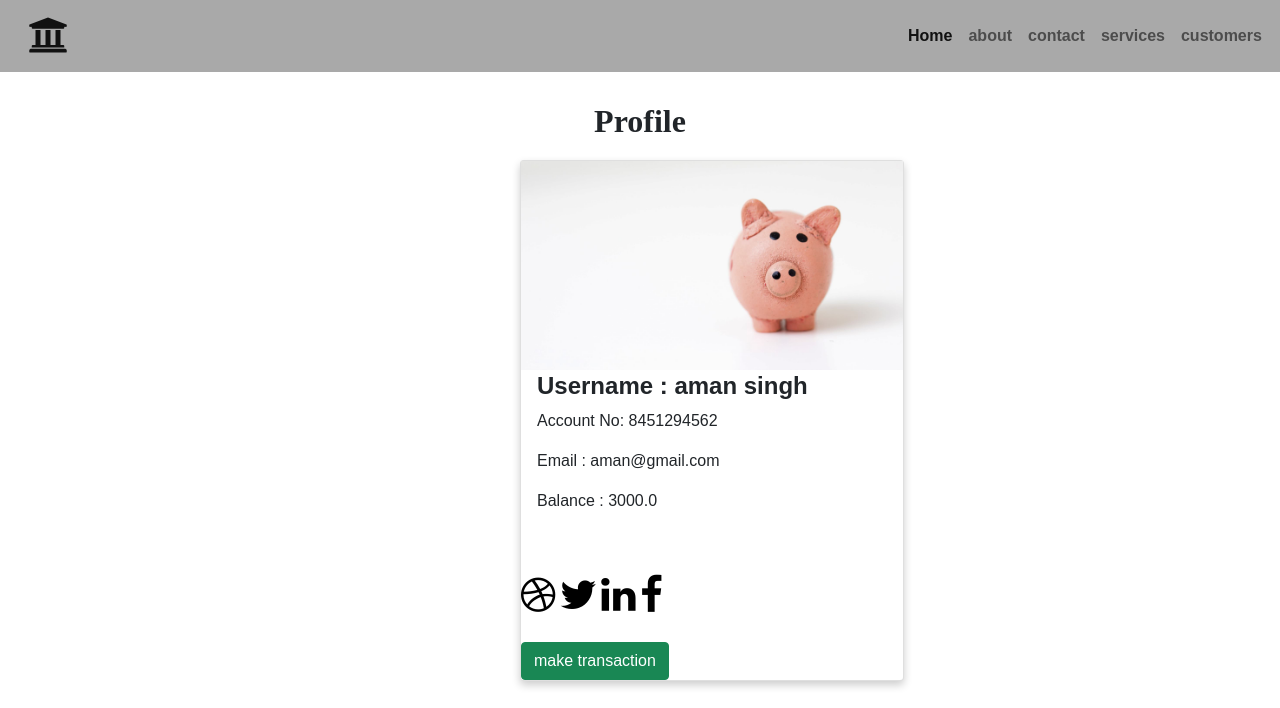
Screenshot of /view_customer/8451294562/ with the database file from the repository.
### core/models.py (models this page shows)
class Customers(models.Model):
    first_name = models.CharField(max_length=100)
    last_name = models.CharField(max_length=100)
    user_email = models.EmailField(max_length=100, unique=True)
    acoount_no = models.CharField(max_length=220, unique=True)
    password = models.CharField(max_length=100)
    current_balance = models.FloatField(
        validators=[MinValueValidator(3000.00)])

### core/views.py (the view)
# urls.py: path('view_customer/<int:id>/', view_customer, name="view_customer"),
def view_customer(request, id):
    o_cust = Customers.objects.filter(acoount_no=id).first()
    context = {
        'user_email': o_cust.user_email,
        'first_name': o_cust.first_name,
        'last_name': o_cust.last_name,
        'acoount_no': o_cust.acoount_no,
        'current_balance': o_cust.current_balance,
    }
    return render(request, 'view_customer.html', context)

### core/templates/view_customer.html (shortened to what this page needs)
{% extends 'base.html' %}
{% load static %}
{% block content %}
<head>
    </head>
    <body>
    <h2 style="margin-top: 30px; text-align: center;font-weight: bold;font-family: cursive;">Profile</h2>
    <div class="card">
      <img src="{% static 'images/bg.jpg' %}" alt="Avatar" style="width:100%">
      <div class="container">
        <h4><b>Username : {{first_name}} {{last_name}}</b></h4>
        <p>Account No: {{acoount_no}}</p>
        <p>Email : {{user_email}}</p>
        <p>Balance : {{current_balance}}</p>
      </div>
      <div style="margin: 24px 0;" class="fonti">
        <a href="#"><i class="fa fa-dribbble"></i></a>
        <a href="#"><i class="fa fa-twitter"></i></a>
        <a href="#"><i class="fa fa-linkedin"></i></a>
        <a href="#"><i class="fa fa-facebook"></i></a>
      </div>
      <a href="{% url 'make_transaction' acoount_no %}" class="btn btn-success">make transaction</a>
    </div>
    </body>
{% endblock content %}

### core/static/css/style.css (style rules this page uses)
* { margin: 0; padding: 0; font-family: sans-serif; }
.fa { font-size: 40px !important; margin-top: 20px; }

### core/templates/view_customer.html (style rules this page uses)
.card { box-shadow: 0 4px 8px 0 rgba(0,0,0,0.2); transition: 0.3s; width: 30%; justify-content: center; display: block; margin-left: 520px; margin-top: 20px; }
.container { padding: 2px 16px; }
.fonti a { text-decoration: none; font-size: 22px; color: black; }

### rows the page displays
Customers: first_name "aman", last_name "singh", acoount_no "8451294562", user_email "aman@gmail.com", current_balance "3000.0"
